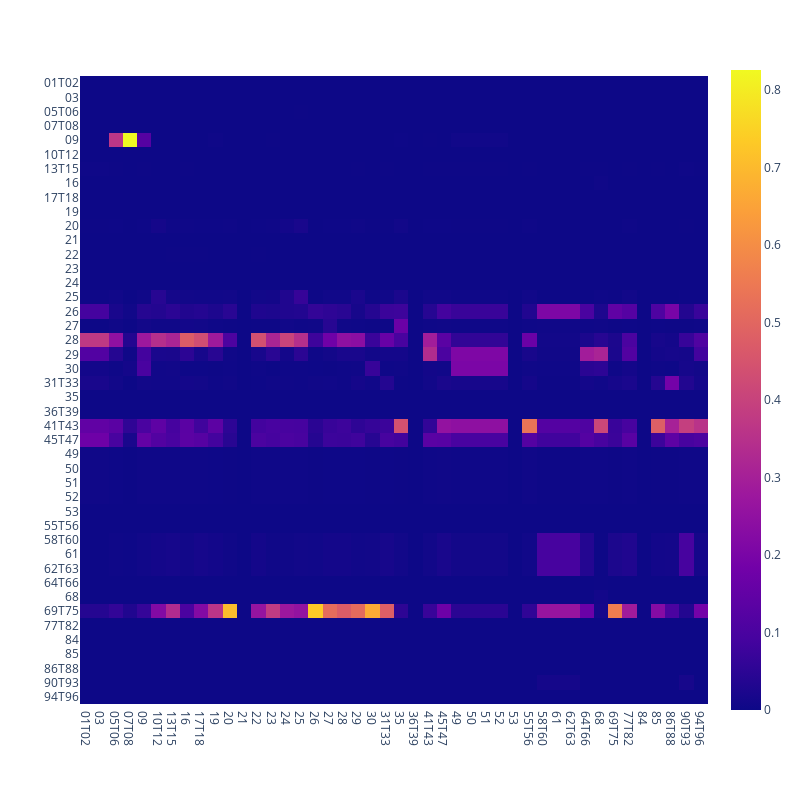

The notebook cell this image was saved under:
### Code cell
fig = px.imshow(res)
fig.update_layout(
    autosize=False,
    width=800,
    height=800
)
fig.show()
res.to_csv('investment_matrix.csv')

### Figure 1 — Plotly figure (JSON) as saved in the notebook; plotly's stock layout.template omitted (floating-point values rounded to 4 significant figures; data arrays with more than 128 entries replaced by an {"elided": "..."} marker saying what was removed)
{"data": [{"coloraxis": "coloraxis", "hovertemplate": "x: %{x}<br>y: %{y}<br>color: %{z}<extra></extra>", "name": "0", "type": "heatmap", "x": ["01T02", "03", "05T06", "07T08", "09", "10T12", "13T15", "16", "17T18", "19", "20", "21", "22", "23", "24", "25", "26", "27", "28", "29", "30", "31T33", "35", "36T39", "41T43", "45T47", "49", "50", "51", "52", "53", "55T56", "58T60", "61", "62T63", "64T66", "68", "69T75", "77T82", "84", "85", "86T88", "90T93", "94T96"], "xaxis": "x", "y": ["01T02", "03", "05T06", "07T08", "09", "10T12", "13T15", "16", "17T18", "19", "20", "21", "22", "23", "24", "25", "26", "27", "28", "29", "30", "31T33", "35", "36T39", "41T43", "45T47", "49", "50", "51", "52", "53", "55T56", "58T60", "61", "62T63", "64T66", "68", "69T75", "77T82", "84", "85", "86T88", "90T93", "94T96"], "yaxis": "y", "z": {"elided": "44x44 float values"}}], "layout": {"autosize": false, "coloraxis": {"colorscale": [[0, "#0d0887"], [0.1111, "#46039f"], [0.2222, "#7201a8"], [0.3333, "#9c179e"], [0.4444, "#bd3786"], [0.5556, "#d8576b"], [0.6667, "#ed7953"], [0.7778, "#fb9f3a"], [0.8889, "#fdca26"], [1, "#f0f921"]]}, "height": 800, "margin": {"t": 60}, "width": 800, "xaxis": {"anchor": "y", "constrain": "domain", "domain": [0, 1], "scaleanchor": "y"}, "yaxis": {"anchor": "x", "autorange": "reversed", "constrain": "domain", "domain": [0, 1]}}}
